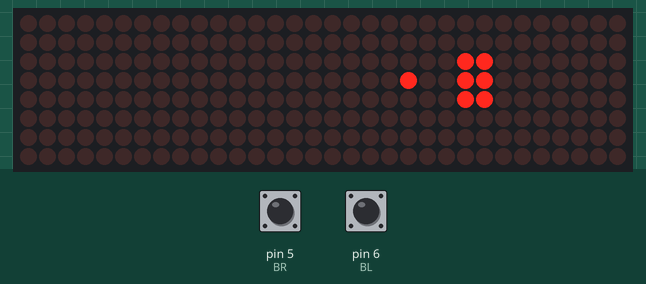
A sketch run on a simulated Arduino Uno, built with avr-gcc and run on an emulated ATmega328P. Parts: 32×8 LED matrix. The inputs (shaded band) are chosen by the test bench; at power-on: pin 5 (BR) HIGH, pin 6 (BL) HIGH. Random numbers use the default seed unless the sketch sets one.

Above: at 1.4 s.
1.5 s: pin 5 (BR) pulled LOW for 0.35 s
At 1.73 s:
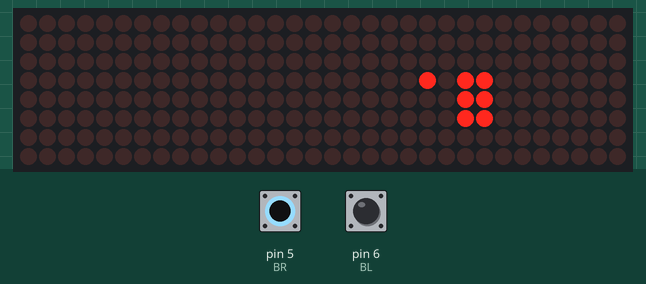
3.3 s: pin 6 (BL) pulled LOW for 0.35 s
At 3.6 s:
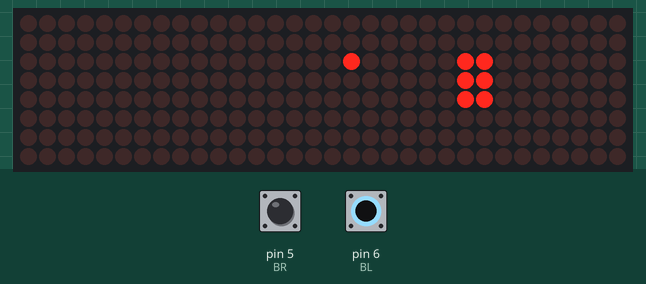
6.1 s: pin 5 (BR) pulled LOW for 1 s
At 6.38 s:
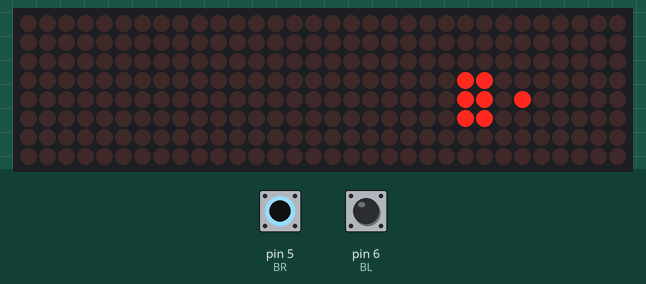
8.6 s: pin 6 (BL) pulled LOW for 1 s
At 8.86 s:
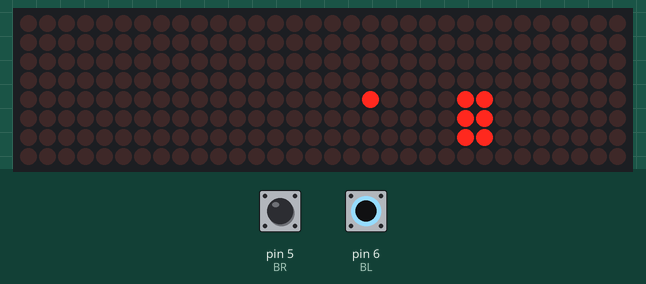
11.1 s: pin 5 (BR) pulled LOW for 0.35 s
At 11.36 s:
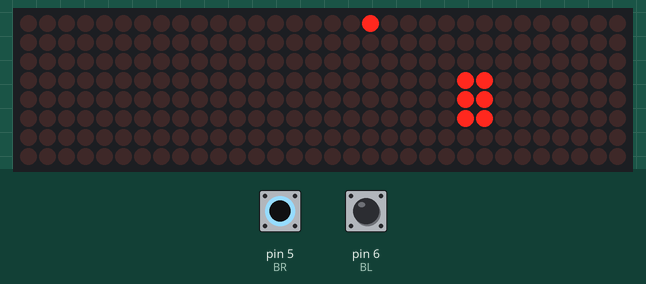
13.6 s: pin 6 (BL) pulled LOW for 3.2 s
At 13.84 s:
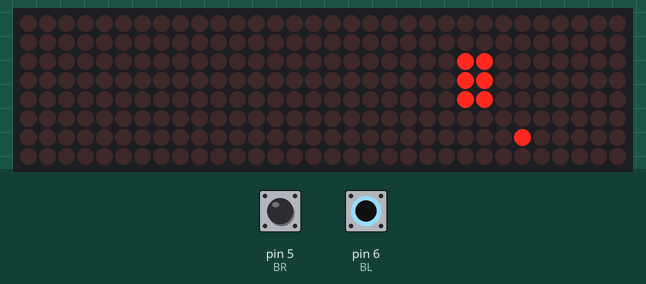

The sketch:

sketch_oct04a.ino
```cpp
#include "LedControl.h"
#define BL 6
#define BR 5
#define speaker 3
LedControl lc = LedControl(11, 13, 10, 4);

unsigned long delaytime = 300;

struct Vector2i
{
    int x, y;
};

Vector2i plusVector(Vector2i a, Vector2i b)
{
    Vector2i temp;
    temp.x = a.x + b.x;
    temp.y = a.y + b.y;
    return temp;
}

Vector2i pongPos;
Vector2i pongDir;

Vector2i barTopPos;
Vector2i barBotPos;

void setup()
{
    randomSeed(analogRead(A0));
    int devices = lc.getDeviceCount();
    for (int address = 0; address < devices; address++)
    {
        lc.shutdown(address, false);
        lc.setIntensity(address, 8);
        lc.clearDisplay(address);
    }
    pinMode(BL, INPUT_PULLUP);
    pinMode(BR, INPUT_PULLUP);

    pongPos = { 3,7 };
    pongDir = { 0,1 };

    barTopPos = { 3,0 };
    barBotPos = { 3,15 };
}

void loop()
{
    int left = !digitalRead(BL);
    int right = !digitalRead(BR);
    barTopPos.x -= left;
    barTopPos.x += right;
    barBotPos.x -= left;
    barBotPos.x += right;
    if (barTopPos.x < 1)
    {
        barTopPos.x = 1;
        barBotPos.x = 1;
    }
    if (barTopPos.x > 6)
    {
        barTopPos.x = 6;
        barBotPos.x = 6;
    }

    if ((barTopPos.x - 1 <= pongPos.x && pongPos.x <= barTopPos.x + 1) && (pongPos.y == 1 || pongPos.y == 14))
    {
        pongDir.y = -pongDir.y;
        pongDir.x = random(-1, 1);
    }
    if (pongPos.x == 0 || pongPos.x == 7)
    {
        pongDir.x = -pongDir.x;
    }
    pongPos = plusVector(pongPos, pongDir);
    lc.clearDisplay(0);
    lc.clearDisplay(1);
    lc.setLed(pongPos.y / 8, pongPos.x, pongPos.y % 8, true);
    lc.setLed(barTopPos.y / 8, barTopPos.x, barTopPos.y % 8, true);
    lc.setLed(barTopPos.y / 8, barTopPos.x+1, barTopPos.y % 8, true);
    lc.setLed(barTopPos.y / 8, barTopPos.x-1, barTopPos.y % 8, true);
    lc.setLed(barBotPos.y / 8, barBotPos.x, barBotPos.y % 8, true);
    lc.setLed(barBotPos.y / 8, barBotPos.x+1, barBotPos.y % 8, true);
    lc.setLed(barBotPos.y / 8, barBotPos.x-1, barBotPos.y % 8, true);
    delay(delaytime);
    if(pongPos.y<=0 || pongPos.y>=7)
    {
      lc.clearDisplay(0);
      lc.clearDisplay(1);
    }
}
```
